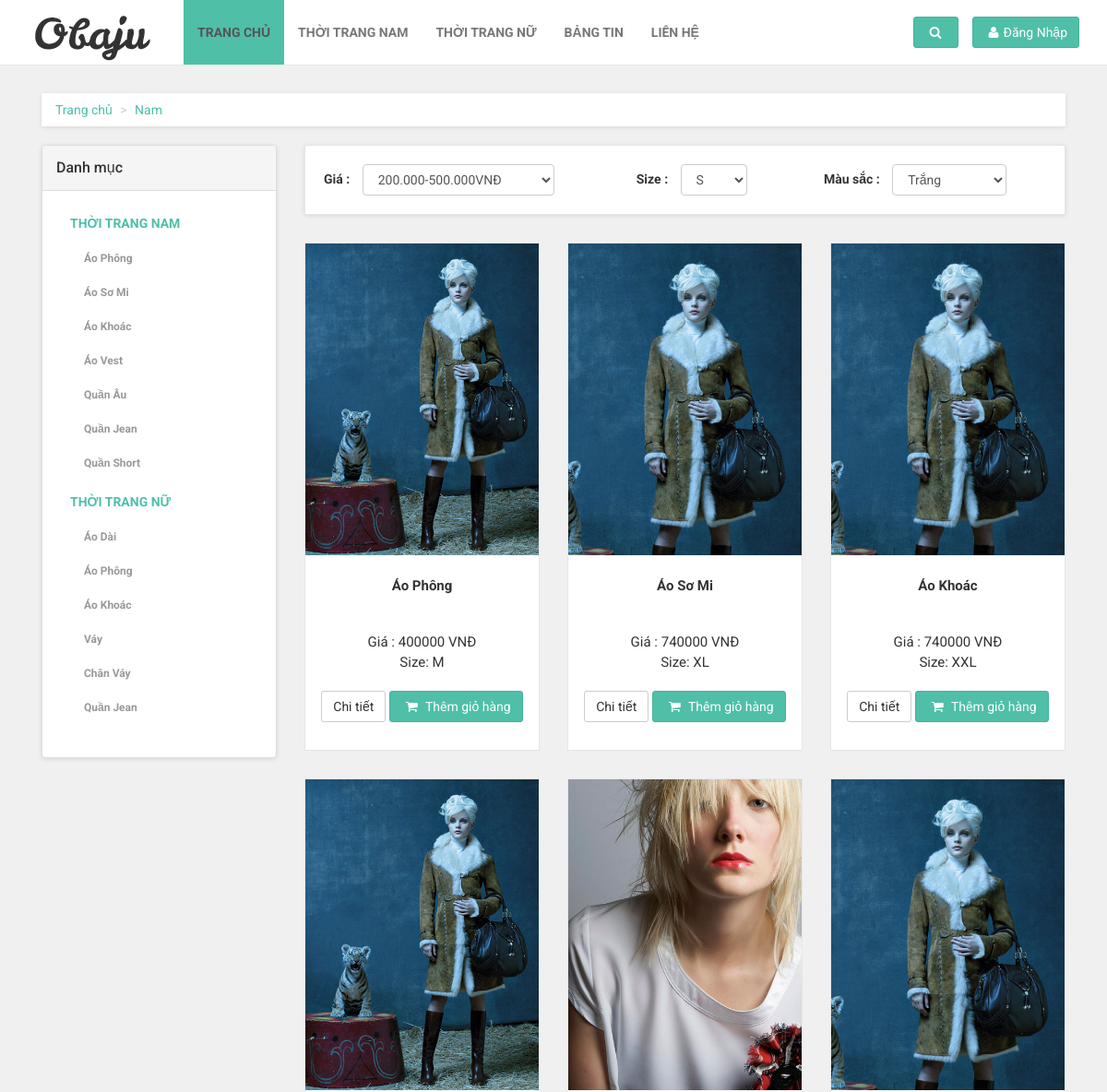
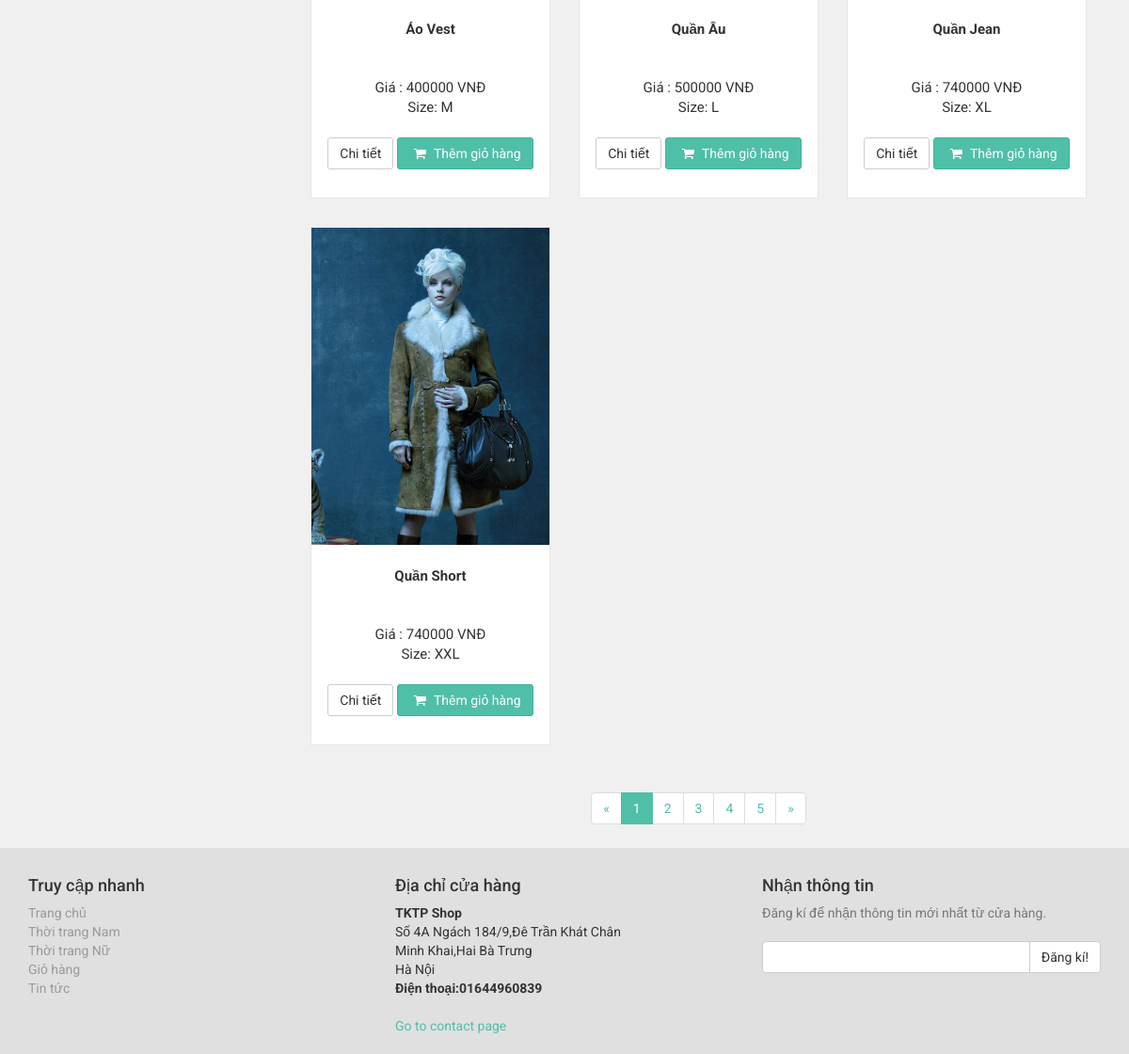
/views/khachhang/route.php?controller=controller_sanpham&action=showSP_type&type_sp=Nam, run on the app's committed database (2 pictures, top to bottom).
### tables this page shows
CREATE TABLE `sanpham` (
  `idsanpham` int(11) NOT NULL,
  `tensanpham` varchar(40) DEFAULT NULL,
  `loaisanpham` varchar(40) DEFAULT NULL,
  `giasanpham` double DEFAULT NULL,
  `mausacsanpham` varchar(40) DEFAULT NULL,
  `sizesanpham` varchar(11) DEFAULT NULL,
  `soluongsanpham` int(40) DEFAULT NULL,
  `motasanpham` text,
  `urlanhsanpham` varchar(255) DEFAULT NULL
);

### controllers/controller_sanpham.php (called while the page is built, shortened)
<?php
require_once (__DIR__."/../models/model_sanpham.php");
require_once (__DIR__."/../models/sanpham.php");
class controller_sanpham {
    private $modelSP;
    public function __construct()
    {
        $this->modelSP=new Model_Sanpham();
    }
    public function showSP_type(){
        $data=$this->modelSP->getSP_type($_GET['type_sp']);
        require_once(__DIR__ . "/../views/khachhang/category.php");
    }
}
?>

### views/khachhang/route.php (called while the page is built, shortened)
<?php
if(isset($_GET["controller"])&&isset($_GET["action"])){
     $action= $_GET["action"];
}
else{
    $controller="controller_error";
    $action="error";
}
$control= new $controller;
$control->$action();
?>

### models/DBconnector.php (called while the page is built)
<?php
class DBConnector {
    public function connect(){
        $host='localhost';
        $user='thangmh3501';
        $password='123456';
        $db='csdl_congngheweb';
        $connection=mysqli_connect($host,$user,$password,$db);
        mysqli_set_charset($connection,"utf8");
        return $connection;
    }
}
?>

### models/model_sanpham.php (called while the page is built, shortened)
<?php
require_once("DBconnector.php");
require_once ("sanpham.php");
class Model_Sanpham{
    private $conn;
    public function __construct()
    {
        $dbconnect= new DBConnector();
        $this->conn = $dbconnect->connect();
    }
    public function getSP_type($type){
        $sql="select * from sanpham where sanpham.loaisanpham='".$type."';";
        $result=$this->conn->query($sql);
        $array_sp= array();
        while($row=$result->fetch_assoc()){
            $sp= new sanpham($row['idsanpham'],$row['tensanpham'],$row['loaisanpham'],$row['giasanpham'],$row['mausacsanpham'],$row['sizesanpham'],
                $row['soluongsanpham'],$row['motasanpham'],$row['urlanhsanpham']);
            array_push($array_sp,$sp);
        }
        return $array_sp;
    }
}
?>

### models/sanpham.php (called while the page is built, shortened)
<?php
class sanpham {
    private $idsanpham;
    private $tensanpham;
    private $giasanpham;
    private $sizesanpham;
    private $urlanhsanpham;
    public function __construct($idsanpham, $tensanpham, $loaisanpham, $giasanpham, $mausacsanpham, $sizesanpham, $soluongsanpham, $motasanpham, $urlanhsanpham)
    {
        $this->idsanpham = $idsanpham;
        $this->tensanpham = $tensanpham;
        $this->giasanpham = $giasanpham;
        $this->sizesanpham = $sizesanpham;
        $this->urlanhsanpham = $urlanhsanpham;
    }
    public function getIdsanpham()
    {
        return $this->idsanpham;
    }
    public function getTensanpham()
    {
        return $this->tensanpham;
    }
    public function getGiasanpham()
    {
        return $this->giasanpham;
    }
    public function getSizesanpham()
    {
        return $this->sizesanpham;
    }
    public function getUrlanhsanpham()
    {
        return $this->urlanhsanpham;
    }
}
?>

### views/khachhang/category.php (the view, shortened to what this page needs)
<?php
require_once(__DIR__."/../../models/sanpham.php");
include 'header.php';
?>
    <div id="all">
        <div id="content">
            <div class="container">
                <div class="col-md-12">
                    <ul class="breadcrumb">
                        <li><a href="index.php">Trang chủ</a>
                        </li>
                        <?php
                        if(!empty($_GET['type_sp'])){
                        ?>
                            <li id="index_typesp"><a href="route.php?controller=controller_sanpham&action=showSP_type&type_sp=<?php echo $_GET['type_sp'];?>"><?php echo $_GET['type_sp'];?></a></li>
                        <?php
                        }
                        ?>
                    </ul>
                </div>
                <div class="col-md-3">
                    <div class="panel panel-default sidebar-menu">
                        <div class="panel-heading">
                            <h3 class="panel-title">Danh mục</h3>
                        </div>
                        <div class="panel-body">
                            <ul class="nav nav-pills nav-stacked category-menu">
                                <li>
                                    <a href="route.php?controller=controller_sanpham&action=showSP_type&type_sp=Nam"> Thời trang nam</a>
                                    <ul>
                                        <li><a href="route.php?controller=controller_sanpham&action=showSP_name&type_sp=Nam&name_sp=Áo Phông">Áo Phông</a>
                                        </li>
                                        </li>
                                        <li><a href="route.php?controller=controller_sanpham&action=showSP_name&type_sp=Nam&name_sp=Áo Sơ Mi">Áo Sơ Mi</a>
                                        </li>
                                        <li><a href="route.php?controller=controller_sanpham&action=showSP_name&type_sp=Nam&name_sp=Áo Khoác">Áo Khoác</a>
                                        </li>
                                        <li><a href="route.php?controller=controller_sanpham&action=showSP_name&type_sp=Nam&name_sp=Áo Vest">Áo Vest</a>
                                        </li>
                                        <li><a href="route.php?controller=controller_sanpham&action=showSP_name&type_sp=Nam&name_sp=Quần Âu">Quần Âu</a>
                                        </li>
                                        <li><a href="route.php?controller=controller_sanpham&action=showSP_name&type_sp=Nam&name_sp=Quần Jean">Quần Jean</a>
                                        </li>
                                        <li><a href="route.php?controller=controller_sanpham&action=showSP_name&type_sp=Nam&name_sp=Quần Short">Quần Short</a>
                                        </li>
                                    </ul>
                                <li>
                                    <a href="route.php?controller=controller_sanpham&action=showSP_type&type_sp=Nữ"> Thời trang nữ</a>
                                    <ul>
                                        <li><a href="route.php?controller=controller_sanpham&action=showSP_name&type_sp=Nữ&name_sp=Áo Dài">Áo Dài</a>
                                        </li>
                                        <li><a href="route.php?controller=controller_sanpham&action=showSP_name&type_sp=Nữ&name_sp=Áo Phông">Áo Phông</a>
                                        </li>
                                        <li><a href="route.php?controller=controller_sanpham&action=showSP_name&type_sp=Nữ&name_sp=Áo Khoác">Áo Khoác</a>
                                        </li>
                                        <li><a href="route.php?controller=controller_sanpham&action=showSP_name&type_sp=Nữ&name_sp=Váy">Váy</a>
                                        </li>
                                        <li><a href="route.php?controller=controller_sanpham&action=showSP_name&type_sp=Nữ&name_sp=Chân Váy">Chân Váy</a>
                                        </li>
                                        <li><a href="route.php?controller=controller_sanpham&action=showSP_name&type_sp=Nữ&name_sp=Quần Jean">Quần Jean</a>
                                        </li>
                                    </ul>
                                </li>
                        </div>
                    </div>
                </div>
                <div class="col-md-9">
                    <div class="box info-bar">
                                <div class="row">
                                    <form class="form-inline">
                                        <div class="col-sm-6 col-md-5">
                                            <div class="products-sort-by">
                                                <strong>Giá :</strong>
                                                <select id="select_gia" name="price_sp" class="form-control">
                                                    <option value='"200000" and "500000"'> 200.000-500.000VNĐ</option>
                                                </select>
                                            </div>
                                        </div>
                                        <div class="col-md-3 col-sm-6">
                                            <div class="products-sort-by">
                                                <strong>Size :</strong>
                                                <select id="select_size" name="size_sp" class="form-control">
                                                    <option value="S">S</option>
                                                </select>
                                            </div>
                                        </div>
                                        <div class="col-md-4 col-sm-6">
                                            <div class="products-sort-by">
                                                <strong>Màu sắc :</strong>
                                                <select id="select_mausac" name="color_sp" class="form-control">
                                                    <option value="Trắng">Trắng</option>
                                                </select>
                                            </div>
                                        </div>
                                    </form>
                                </div>
                        </div>
                    <div class="row products showproducts">
                        <?php
                        if(!empty($data)){
                            foreach ($data as $sp) {
                                ?>
                        <div class="col-md-4 col-sm-6">
                            <div class="product">
                                <a href="route.php?controller=controller_sanpham&action=showSP_detail&id_sp=<?php echo $sp-> getIdsanpham();?>" class="visible">
                                    <img src="<?php echo $sp->getUrlanhsanpham(); ?>" alt="" class="img-responsive">
                                </a>
                                <div class="text">
                                    <h3><?php echo $sp->getTensanpham(); ?></h3>
                                    <p class="price">Giá : <?php  echo $sp->getGiasanpham();?> VNĐ<br>
                                        Size: <?php echo $sp->getSizesanpham();?></p>
                                    <p class="buttons">
                                        <a href="route.php?controller=controller_sanpham&action=showSP_detail&id_sp=<?php echo $sp-> getIdsanpham();?>" class="btn btn-default">Chi tiết</a>
                                        <button id="<?php echo $sp->getIdsanpham(); ?>" class="btn btn-primary"><i class="fa fa-shopping-cart"></i> Thêm giỏ hàng</button>
                                    </p>
                                </div>
                            </div>
                        </div>
                     <?php
                       }
                     }
                     ?>
                    </div>
                    <div class="pages">
                        <ul class="pagination">
                            <li><a href="#">&laquo;</a>
                            </li>
                            <li class="active"><a href="#">1</a>
                            </li>
                            <li><a href="#">2</a>
                            </li>
                            <li><a href="#">3</a>
                            </li>
                            <li><a href="#">4</a>
                            </li>
                            <li><a href="#">5</a>
                            </li>
                            <li><a href="#">&raquo;</a>
                            </li>
                        </ul>
                    </div>
                </div>
            </div>
        </div>
    </div>
<?php include 'footer.php' ?>

### data on the page
sanpham: urlanhsanpham (picture), tensanpham "Áo Phông", giasanpham "400000", sizesanpham "M"
sanpham: urlanhsanpham (picture), tensanpham "Áo Sơ Mi", giasanpham "740000", sizesanpham "XL"
sanpham: urlanhsanpham (picture), tensanpham "Áo Khoác", giasanpham "740000", sizesanpham "XXL"
sanpham: urlanhsanpham (picture), tensanpham "Áo Vest", giasanpham "400000", sizesanpham "M"
sanpham: urlanhsanpham (picture), tensanpham "Quần Âu", giasanpham "500000", sizesanpham "L"
sanpham: urlanhsanpham (picture), tensanpham "Quần Jean", giasanpham "740000", sizesanpham "XL"
sanpham: urlanhsanpham (picture), tensanpham "Quần Short", giasanpham "740000", sizesanpham "XXL"

### other printed values
$_GET['type_sp'] "Nam"
